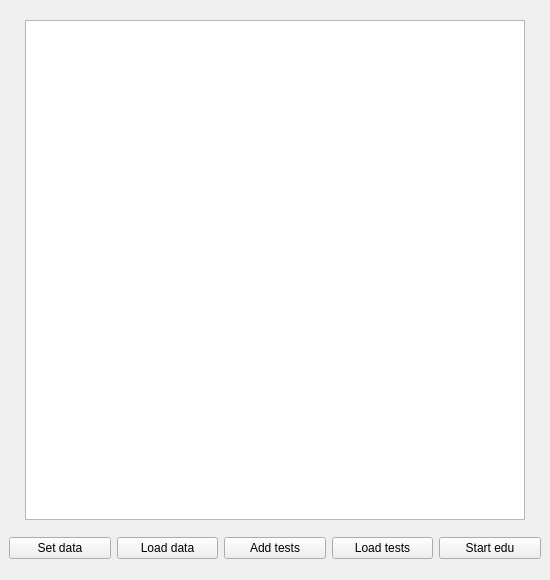
<?xml version="1.0" encoding="UTF-8"?>
<ui version="4.0">
 <class>MlpMainWin</class>
 <widget class="QMainWindow" name="MlpMainWin">
  <property name="geometry">
   <rect>
    <x>0</x>
    <y>0</y>
    <width>550</width>
    <height>580</height>
   </rect>
  </property>
  <property name="minimumSize">
   <size>
    <width>550</width>
    <height>580</height>
   </size>
  </property>
  <property name="maximumSize">
   <size>
    <width>600</width>
    <height>600</height>
   </size>
  </property>
  <property name="windowTitle">
   <string>MLP</string>
  </property>
  <widget class="QWidget" name="centralwidget">
   <layout class="QVBoxLayout" name="verticalLayout_3">
    <item>
     <layout class="QHBoxLayout" name="horizontalLayout_2">
      <item>
       <widget class="QGraphicsView" name="graphicsView">
        <property name="minimumSize">
         <size>
          <width>500</width>
          <height>500</height>
         </size>
        </property>
        <property name="maximumSize">
         <size>
          <width>500</width>
          <height>500</height>
         </size>
        </property>
       </widget>
      </item>
     </layout>
    </item>
    <item>
     <layout class="QHBoxLayout" name="horizontalLayout">
      <item>
       <widget class="QPushButton" name="button1_set_data">
        <property name="text">
         <string>Set data</string>
        </property>
        <property name="checkable">
         <bool>true</bool>
        </property>
        <property name="flat">
         <bool>false</bool>
        </property>
       </widget>
      </item>
      <item>
       <widget class="QPushButton" name="button2_load_data">
        <property name="text">
         <string>Load data</string>
        </property>
        <property name="checkable">
         <bool>true</bool>
        </property>
       </widget>
      </item>
      <item>
       <widget class="QPushButton" name="button3_add_tests">
        <property name="text">
         <string>Add tests</string>
        </property>
        <property name="checkable">
         <bool>true</bool>
        </property>
       </widget>
      </item>
      <item>
       <widget class="QPushButton" name="button4_load_tests">
        <property name="text">
         <string>Load tests</string>
        </property>
        <property name="checkable">
         <bool>true</bool>
        </property>
       </widget>
      </item>
      <item>
       <widget class="QPushButton" name="button5_start_edu">
        <property name="text">
         <string>Start edu</string>
        </property>
        <property name="checkable">
         <bool>true</bool>
        </property>
       </widget>
      </item>
     </layout>
    </item>
   </layout>
  </widget>
 </widget>
 <resources/>
 <connections/>
</ui>
